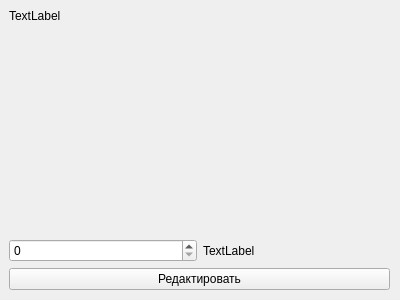
<?xml version="1.0" encoding="UTF-8"?>
<ui version="4.0">
 <class>Form</class>
 <widget class="QWidget" name="Form">
  <property name="geometry">
   <rect>
    <x>0</x>
    <y>0</y>
    <width>400</width>
    <height>300</height>
   </rect>
  </property>
  <property name="windowTitle">
   <string>Form</string>
  </property>
  <widget class="QWidget" name="gridLayoutWidget">
   <property name="geometry">
    <rect>
     <x>9</x>
     <y>9</y>
     <width>381</width>
     <height>281</height>
    </rect>
   </property>
   <layout class="QGridLayout" name="gridLayout">
    <item row="1" column="0">
     <widget class="QSpinBox" name="comp_episodes"/>
    </item>
    <item row="0" column="0" colspan="2">
     <widget class="QLabel" name="anime_info">
      <property name="text">
       <string>TextLabel</string>
      </property>
      <property name="alignment">
       <set>Qt::AlignLeading|Qt::AlignLeft|Qt::AlignTop</set>
      </property>
     </widget>
    </item>
    <item row="2" column="0" colspan="2">
     <widget class="QPushButton" name="edit_button">
      <property name="text">
       <string>Редактировать</string>
      </property>
     </widget>
    </item>
    <item row="1" column="1">
     <widget class="QLabel" name="episodes">
      <property name="text">
       <string>TextLabel</string>
      </property>
     </widget>
    </item>
   </layout>
  </widget>
 </widget>
 <resources/>
 <connections/>
</ui>
